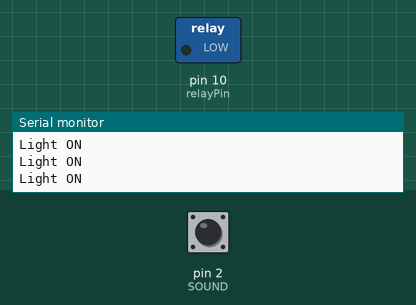
Simulated run of this sketch. Board: Arduino Uno, built with avr-gcc and run on an emulated ATmega328P. Parts: switched loads named in the sketch (green lamp = pin HIGH), the last lines printed to the serial monitor. The inputs (shaded band) are chosen by the test bench; at power-on: pin 2 (SOUND) HIGH.

Above: at 1.2 s.
1.3 s: pin 2 (SOUND) pulled LOW for 0.15 s
At 1.9 s:
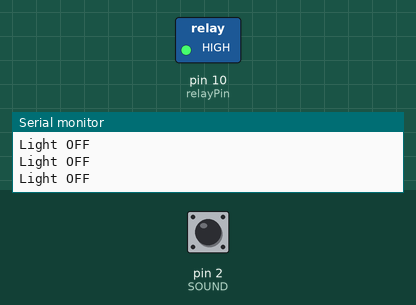
3.0 s: pin 2 (SOUND) pulled LOW for 1 s
At 4.9 s:
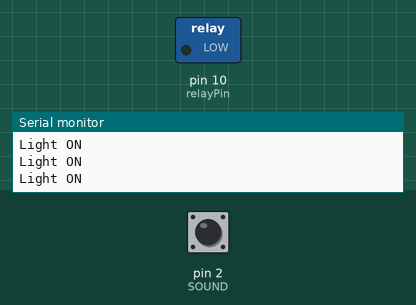
5.6 s: pin 2 (SOUND) pulled LOW for 3.2 s
At 9.5 s:
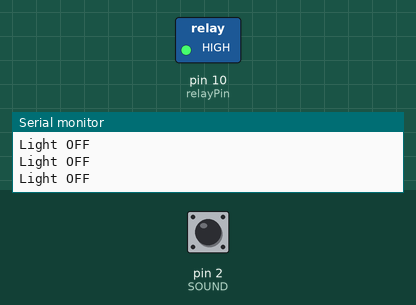
11.8 s: pin 2 (SOUND) pulsed LOW 2 times (0.12 s each, 0.3 s apart)
At 12.17 s:
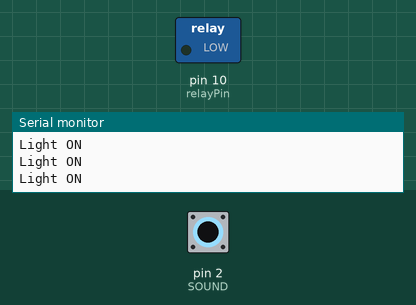
Timing chart, 0 to 14.8 s (numbered marks = the images above; inputs shaded):
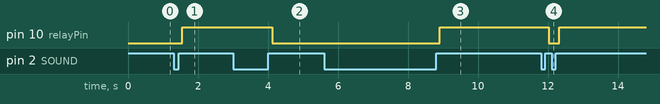

The sketch:

BULB.ino
```cpp
int SOUND = 2;// connect output to Sound module DO
int relayPin = 10;// Connected to relay (LED)

// do not change values bellow
int val = 0; // light value from pin 2
int lightON = 0;//light status
int heard = 0;//sound heard status


void setup() {
   // SOUND Sensor Code by Robojax.com 20180217
  Serial.begin(9600);
  pinMode(SOUND, INPUT_PULLUP);
  pinMode(relayPin, OUTPUT);

}

void loop() {
 // SOUND Sensor Code by Robojax.com 20180217
  val = digitalRead(SOUND);

  if(val == HIGH && lightON == LOW){

    heard = 1-heard;
    delay(100);
  }
 // SOUND Sensor Code by Robojax.com 20180217
  lightON = val;

      if(heard == HIGH){
        Serial.println("Light ON");
        digitalWrite(relayPin, LOW);

      }else{
        Serial.println("Light OFF");
        digitalWrite(relayPin, HIGH);

      }


 // SOUND Sensor Code by Robojax.com 20180217
  delay(25);
}
```

Measured:
- after the input at 1.3 s, pin 10 (relayPin): LOW → HIGH after 0.26 s
- after the input at 3.0 s, pin 10 (relayPin): HIGH → LOW after 1.1 s
- after the input at 5.6 s, pin 10 (relayPin): LOW → HIGH after 3.3 s
- after the input at 11.8 s, pin 10 (relayPin): HIGH → LOW after 0.22 s, → HIGH 0.30 s later
